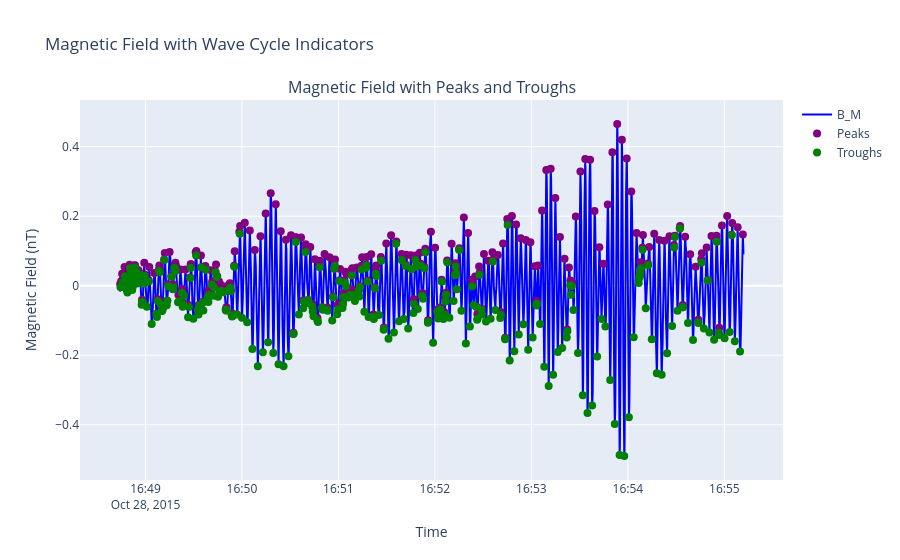

This figure's notebook cell:
### Code cell
import numpy as np
from scipy.signal import find_peaks
import plotly.graph_objects as go
import plotly.subplots as sp

# Assume 'B_x' is the signal we want to analyze
signal = filtered_data['B_M'].values
time = filtered_data.index

# Find peaks (maxima) and troughs (minima)
peaks, _ = find_peaks(signal)
troughs, _ = find_peaks(-signal)

# Create subplots
fig = sp.make_subplots(rows=1, cols=1, subplot_titles=["Magnetic Field with Peaks and Troughs"])

# Plot the signal
fig.add_trace(go.Scatter(x=time, y=signal, mode='lines', name='B_M', line=dict(color='blue')))

# Add markers for peaks
fig.add_trace(go.Scatter(
    x=time[peaks], y=signal[peaks],
    mode='markers', name='Peaks', marker=dict(color='purple', size=8)
))

# Add markers for troughs
fig.add_trace(go.Scatter(
    x=time[troughs], y=signal[troughs],
    mode='markers', name='Troughs', marker=dict(color='green', size=8)
))

# Update layout for interactivity
fig.update_layout(
    title="Magnetic Field with Wave Cycle Indicators",
    xaxis_title="Time",
    yaxis_title="Magnetic Field (nT)",
    height=600
)

fig.show()

### Figure 1 — Plotly figure (JSON) as saved in the notebook; plotly's stock layout.template omitted (floating-point values rounded to 4 significant figures; data arrays with more than 128 entries replaced by an {"elided": "..."} marker saying what was removed)
{"data": [{"line": {"color": "blue"}, "mode": "lines", "name": "B_M", "type": "scatter", "x": {"elided": "3104 str values"}, "y": {"elided": "3104 float values"}}, {"marker": {"color": "purple", "size": 8}, "mode": "markers", "name": "Peaks", "type": "scatter", "x": {"elided": "296 str values"}, "y": {"elided": "296 float values"}}, {"marker": {"color": "green", "size": 8}, "mode": "markers", "name": "Troughs", "type": "scatter", "x": {"elided": "295 str values"}, "y": {"elided": "295 float values"}}], "layout": {"annotations": [{"font": {"size": 16}, "showarrow": false, "text": "Magnetic Field with Peaks and Troughs", "x": 0.5, "xanchor": "center", "xref": "paper", "y": 1, "yanchor": "bottom", "yref": "paper"}], "autosize": true, "title": {"text": "Magnetic Field with Wave Cycle Indicators"}, "xaxis": {"anchor": "y", "autorange": true, "domain": [0, 1], "range": ["2015-10-28 16:48:17.9477", "2015-10-28 16:55:37.8337"], "title": {"text": "Time"}, "type": "date"}, "yaxis": {"anchor": "x", "autorange": true, "domain": [0, 1], "range": [-0.5573, 0.5327], "title": {"text": "Magnetic Field (nT)"}, "type": "linear"}}}
